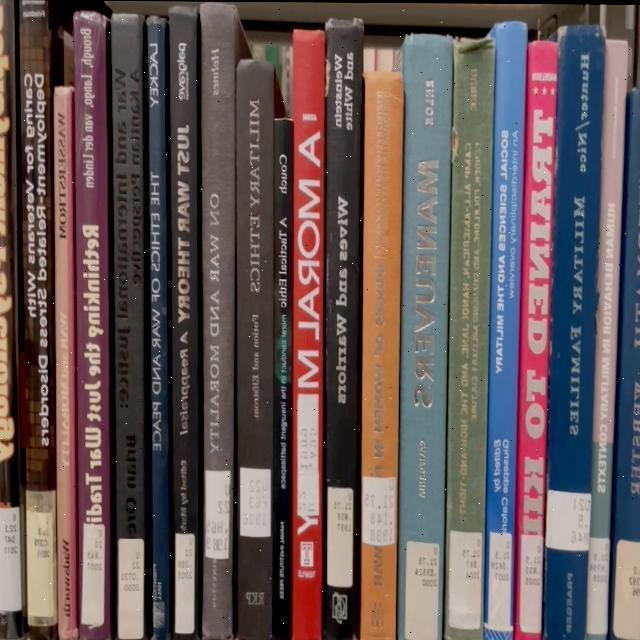
#> input picture dataset/scenes/scene_0.jpg, 640 x 640 px
$ python tets.py   (older library calls are emulated)
#> lines starting #> are read from the running program, lines starting #| are printed output that depends on the picture; after the words box and inside, x2 and y2 are one past the last pixel; in counts of white or black regions, pixels touching at a corner belong together
import cv2
import numpy as np
from scipy.signal import find_peaks


class LibrarySegmenter:
    """
    Segmentazione dei libri su un singolo ripiano usando:
    - gradienti verticali (Sobel)
    - morfologia per enfatizzare bordi verticali lunghi
    - ricerca di picchi nel profilo per colonna
    """

    def __init__(self,
                 sobel_ksize: int = 3,
                 smooth_kernel: int = 31,
                 peak_prominence: float = 0.2,
                 min_book_width_px: int = 25,
                 peak_distance_px: int = 25,
                 vertical_kernel_height: int = 15,
                 debug: bool = False):
        """
        Parametri:
            sobel_ksize          : dimensione kernel Sobel (1,3,5,7)
            smooth_kernel        : size per smoothing del profilo (dispari)
            peak_prominence      : prominenza minima (0..1) per find_peaks sul profilo normalizzato
            min_book_width_px    : larghezza minima plausibile di un libro
            peak_distance_px     : distanza minima fra picchi nel profilo
            vertical_kernel_height: altezza kernel morfologico per tenere solo bordi verticali lunghi
            debug                : se True, ritorna info intermedie
        """
        self.sobel_ksize = sobel_ksize
        self.smooth_kernel = smooth_kernel
        self.peak_prominence = peak_prominence
        self.min_book_width_px = min_book_width_px
        self.peak_distance_px = peak_distance_px
        self.vertical_kernel_height = vertical_kernel_height
        self.debug = debug

    # ----------------- API principale -----------------

    def segment_shelf(self, shelf_bgr):
        """
        Esegue l'intera pipeline su un'immagine BGR di un singolo ripiano.

        Ritorna:
            boxes: lista di [x1, y1, x2, y2]
            debug_dict (se self.debug=True) con info intermedie.
        """
        gray = self._preprocess_gray(shelf_bgr)
        abs_grad_x = self._compute_vertical_gradient(gray)
        edges_vertical = self._keep_strong_vertical_edges(abs_grad_x)

        profile = self._build_column_profile(edges_vertical)
        profile_smooth, profile_norm = self._smooth_and_normalize_profile(profile)
        borders_raw, peaks_props = self._find_borders_from_profile(profile_smooth)

        # opzionale: raffinamento locale di ogni bordo usando la mappa di gradienti
        refined_borders = self._refine_borders_locally(borders_raw, abs_grad_x)

        # costruisci bounding box da bordi raffinati
        h, w = gray.shape[:2]
        boxes = self._borders_to_boxes(refined_borders, w, h)

        debug_dict = None
        if self.debug:
            debug_dict = {
                "gray": gray,
                "abs_grad_x": abs_grad_x,
                "edges_vertical": edges_vertical,
                "profile": profile,
                "profile_smooth": profile_smooth,
                "profile_norm": profile_norm,
                "borders_raw": borders_raw,
                "borders_refined": refined_borders,
                "peaks_properties": peaks_props,
            }

        return (boxes, debug_dict) if self.debug else boxes

    # ----------------- Step di pipeline -----------------

    def _preprocess_gray(self, bgr_img):
        """Converti in grigio + equalizzazione dell'istogramma."""
        gray = cv2.cvtColor(bgr_img, cv2.COLOR_BGR2GRAY)
        gray_eq = cv2.equalizeHist(gray)
        return gray_eq

    def _compute_vertical_gradient(self, gray_img):
        """Calcola gradiente orizzontale (bordi verticali) con Sobel."""
        grad_x = cv2.Sobel(
            gray_img,
            cv2.CV_64F,
            1,  # dx
            0,  # dy
            ksize=self.sobel_ksize
        )
        abs_grad_x = np.abs(grad_x)
        return abs_grad_x

    def _keep_strong_vertical_edges(self, abs_grad_x):
        """
        Tieni solo bordi verticali forti e sufficientemente lunghi:
        - threshold (Otsu) sulla mappa dei gradienti
        - apertura morfologica con kernel verticale
        """
        # da float64 a uint8 per threshold
        grad_uint8 = cv2.convertScaleAbs(abs_grad_x)

        # threshold automatico (Otsu)
        _, edges_strong = cv2.threshold(
            grad_uint8, 0, 255,
            cv2.THRESH_BINARY + cv2.THRESH_OTSU
        )

        # kernel verticale per enfatizzare strutture verticali lunghe
        kernel_vertical = cv2.getStructuringElement(
            cv2.MORPH_RECT,
            (1, self.vertical_kernel_height)
        )
        edges_vertical = cv2.morphologyEx(
            edges_strong,
            cv2.MORPH_OPEN,
            kernel_vertical
        )
        return edges_vertical

    def _build_column_profile(self, edges_vertical):
        """
        Costruisce il profilo per colonna sommando i pixel dei bordi verticali.
        """
        # somma su tutte le righe (axis=0)
        col_profile = edges_vertical.sum(axis=0).astype(np.float64)
        return col_profile

    def _smooth_and_normalize_profile(self, profile):
        """Applica smoothing e normalizzazione (0..1) al profilo."""
        if self.smooth_kernel > 1:
            k = self.smooth_kernel
            kernel = np.ones(k, dtype=np.float64) / float(k)
            profile_smooth = np.convolve(profile, kernel, mode='same')
        else:
            profile_smooth = profile.copy()

        if profile_smooth.max() > 0:
            profile_norm = profile_smooth / profile_smooth.max()
        else:
            profile_norm = profile_smooth

        return profile_smooth, profile_norm

    def _find_borders_from_profile(self, profile_smooth):
        """
        Trova i bordi dei libri come picchi nel profilo smoothato.
        Usa prominenza e distanza minima per rimuovere picchi spuri.
        """
        # normalizza per usare parametri in [0..1]
        if profile_smooth.max() > 0:
            profile_norm = profile_smooth / profile_smooth.max()
        else:
            profile_norm = profile_smooth

        prominence_abs = self.peak_prominence  # è già una frazione del max
        distance_px = self.peak_distance_px

        peaks, properties = find_peaks(
            profile_norm,
            prominence=prominence_abs,
            distance=distance_px
        )

        # Aggiungi bordi estremi 0 e w dopo, in _borders_to_boxes
        borders = peaks.tolist()
        return borders, properties

    def _refine_borders_locally(self, borders, abs_grad_x, window_half_width=3):
        """
        Per ogni bordo candidato x, cerca localmente (±window_half_width)
        la colonna con gradiente medio più alto e usa quella posizione.
        """
        h, w = abs_grad_x.shape[:2]
        refined = []

        for x in sorted(borders):
            x0 = max(1, x - window_half_width)
            x1 = min(w - 2, x + window_half_width)

            local_slice = abs_grad_x[:, x0:x1 + 1]
            col_strength = local_slice.mean(axis=0)
            best_offset = int(np.argmax(col_strength))
            x_refined = x0 + best_offset
            refined.append(x_refined)

        # rimuovi duplicati o bordi troppo vicini rispetto a min_book_width_px
        merged = []
        for x in sorted(refined):
            if not merged:
                merged.append(x)
            else:
                if x - merged[-1] < self.min_book_width_px:
                    # tieni quello con posizione media (opzionale puoi usare forza maggiore)
                    merged[-1] = int((merged[-1] + x) / 2)
                else:
                    merged.append(x)
        return merged

    def _borders_to_boxes(self, borders, img_width, img_height):
        """
        Converte una lista di bordi x in bounding box [x1,y1,x2,y2].
        Aggiunge 0 e img_width come bordi estremi, ripulendo segmenti troppo stretti.
        """
        # aggiungi estremi, poi ordina
        borders_full = [0] + sorted(borders) + [img_width]

        boxes = []
        for i in range(len(borders_full) - 1):
            x1 = borders_full[i]
            x2 = borders_full[i + 1]
            if x2 - x1 < self.min_book_width_px:
                continue
            boxes.append([x1, 0, x2, img_height])
        return boxes


if __name__ == "__main__":
    # Esempio di utilizzo:
    img = cv2.imread("./dataset/scenes/scene_0.jpg")
#> img is the input picture: shape (640, 640, 3); mean B, G, R 86.9, 86.9, 101.4

    segmenter = LibrarySegmenter(
        sobel_ksize=3,
        smooth_kernel=31,
        peak_prominence=0.25,
        min_book_width_px=10,
        peak_distance_px=15,
        vertical_kernel_height=15,
        debug=True
    )

    boxes, debug_info = segmenter.segment_shelf(img)
#> in _preprocess_gray, `gray = cv2.cvtColor(bgr_img, cv2.COLOR_BGR2GRAY)`:
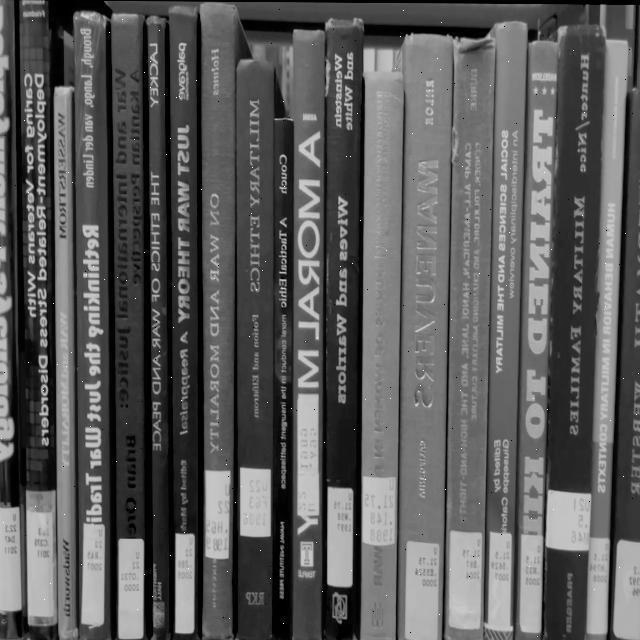
#> gray: shape (640, 640); min 0, max 255, mean 91.2
#> in _preprocess_gray, `gray_eq = cv2.equalizeHist(gray)`:
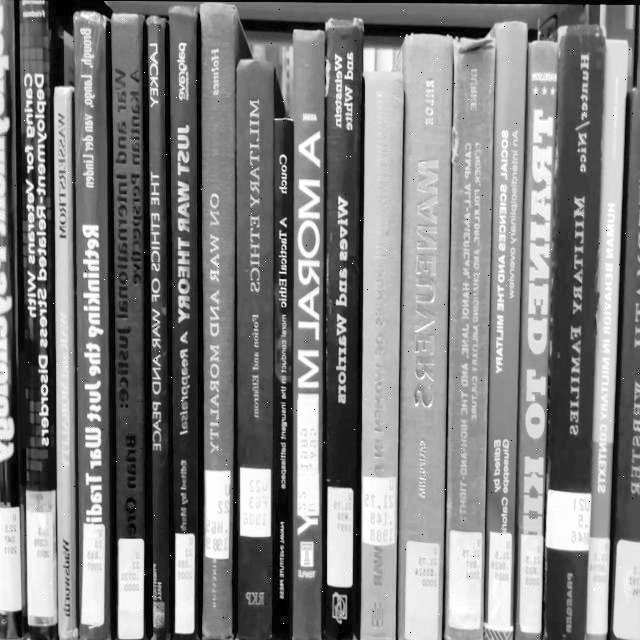
#> gray_eq: shape (640, 640); min 0, max 255, mean 127
#> in _compute_vertical_gradient, `grad_x = cv2.Sobel( gray_img, cv2.CV_64F, 1,`:
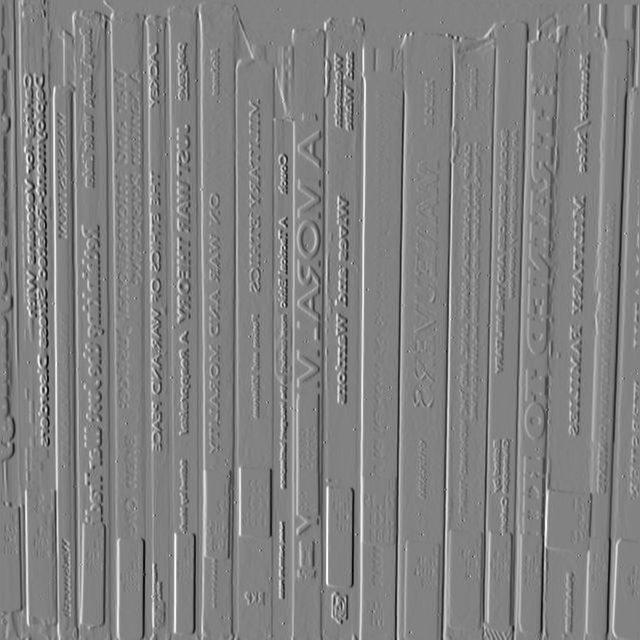
#> grad_x: shape (640, 640) float64; min -914, max 875, mean -1; drawn with min black and max white
#> in _keep_strong_vertical_edges, `grad_uint8 = cv2.convertScaleAbs(abs_grad_x)`:
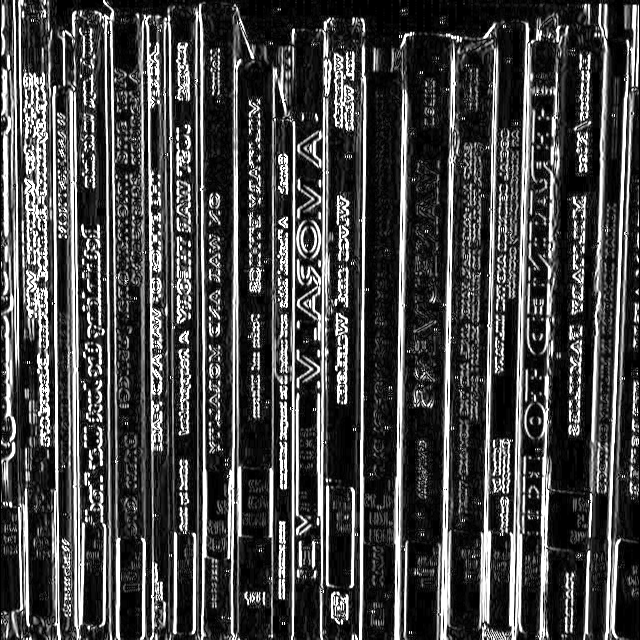
#> grad_uint8: shape (640, 640); min 0, max 255, mean 70
#> in _keep_strong_vertical_edges, `_, edges_strong = cv2.threshold( grad_uint8, 0, 255, cv2.THRESH_BINARY..`:
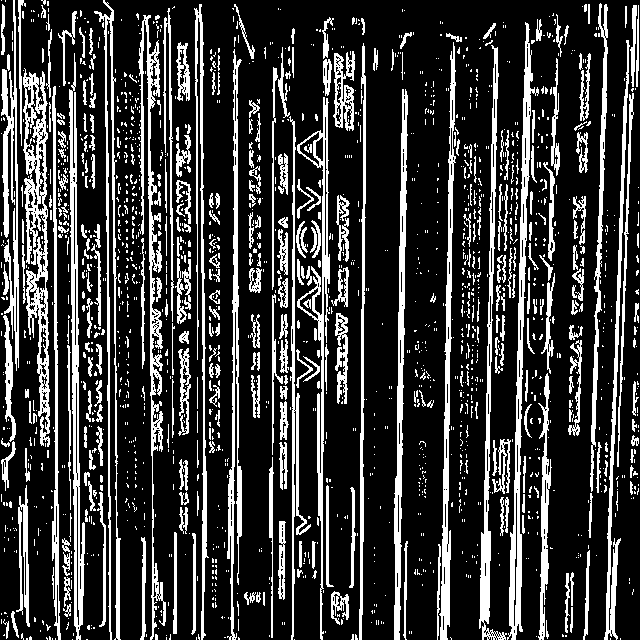
#> edges_strong: shape (640, 640); 22.3% white; 1731 white regions (1376 under 20 px), largest, box (x1, y1, x2, y2) and area: (23, 68, 50, 447) 4269, (507, 22, 539, 640) 3979, (138, 15, 166, 640) 3815
#> in _keep_strong_vertical_edges, `edges_vertical = cv2.morphologyEx( edges_strong, cv2.MORPH_OPEN, kerne..`:
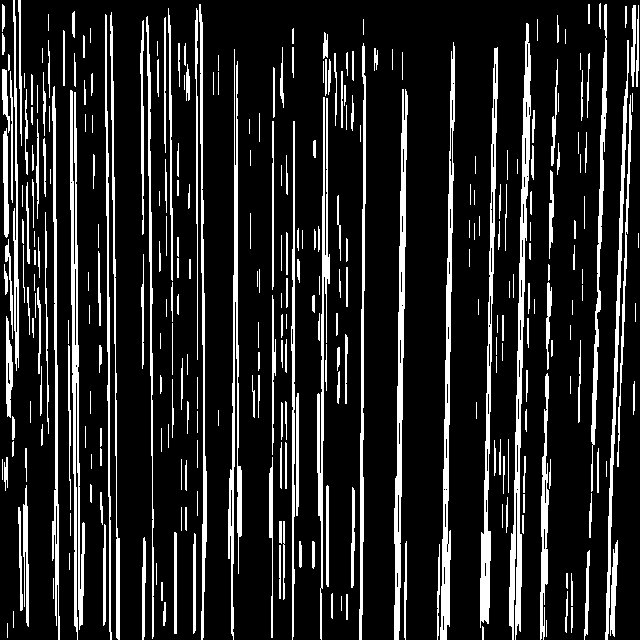
#> edges_vertical: shape (640, 640); 15.1% white; 312 white regions (61 under 20 px), largest, box (x1, y1, x2, y2) and area: (509, 23, 531, 640) 3796, (70, 90, 85, 640) 3205, (394, 89, 408, 640) 3005
#> in _build_column_profile, `col_profile = edges_vertical.sum(axis=0).astype(np.float64)`: col_profile = 640 values, max 143565 at index 293, min 0 at index 0, mean 24607.9
#> in segment_shelf, `profile = self._build_column_profile(edges_vertical)`: profile has the same summary as col_profile in _build_column_profile
#> in _smooth_and_normalize_profile, `profile_smooth = np.convolve(profile, kernel, mode='same')`: profile_smooth = 640 values, max 45480.5 at index 68, min 559.4 at index 422, mean 24284.4
#> in _smooth_and_normalize_profile, `profile_norm = profile_smooth / profile_smooth.max()`: profile_norm = 640 values, max 1 at index 68, min 0.0123 at index 422, mean 0.534
#> in _find_borders_from_profile, `peaks, properties = find_peaks( profile_norm, prominence=prominence_ab..`: peaks = [17, 68, 157, 189, 284, 332, 350, 392, 444, 532, 612]; properties = {'prominences': [0.418, 0.495, 0.42, 0.261, 0.666, 0.305, 0.301, 0.512, 0.449, 0.713, 0.539], 'left_bases': [0, 0, 132, 169, 255, 302, 344, 380, 422, 422, 569], 'right_bases': [37, 422, 255, 255, 422, 422, 422, 422, 468, 569, 639]}
#> in _find_borders_from_profile, `borders = peaks.tolist()`: borders has the same summary as peaks
#> in segment_shelf, `borders_raw, peaks_props = self._find_borders_from_profile(profile_smo..`: borders_raw has the same summary as peaks in _find_borders_from_profile; peaks_props has the same summary as properties in _find_borders_from_profile
#> the loop in _refine_borders_locally, `for x in sorted(borders):` made 11 passes
#> (x, x0, x1, col_strength, best_offset, x_refined) on passes 1 to 6: (17, 14, 20, [149.6, 157.8, 126.1, 110.5, 82.72, 113.3, 141.7], 1, 15), (68, 65, 71, [65.59, 54.75, 75.3, 93.6, 109.8, 114.8, 145.4], 6, 71), (157, 154, 160, [87.84, 95.85, 100.2, 126, 136.2, 137.8, 131.9], 5, 159), (189, 186, 192, [112.9, 115.6, 127.1, 112.2, 53.88, 22.61, 25.57], 2, 188), (284, 281, 287, [215, 156.5, 129.2, 139.2, 163.8, 213.4, 101.9], 0, 281), (332, 329, 335, [51.76, 31.58, 34.55, 39.2, 24.67, 41.77, 70.55], 6, 335)
#> after the loop in _refine_borders_locally, `for x in sorted(borders):`: refined = [15, 71, 159, 188, 281, 335, 352, 395, 447, 529, 614]
#> the loop in _refine_borders_locally, `for x in sorted(refined):` made 11 passes
#> x on passes 1 to 8: 15, 71, 159, 188, 281, 335, 352, 395
#> after the loop in _refine_borders_locally, `for x in sorted(refined):`: merged has the same summary as refined
#> in segment_shelf, `refined_borders = self._refine_borders_locally(borders_raw, abs_grad_x)`: refined_borders has the same summary as refined in _refine_borders_locally
#> in _borders_to_boxes, `borders_full = [0] + sorted(borders) + [img_width]`: borders_full = [0, 15, 71, 159, 188, 281, 335, 352, 395, 447, 529, 614, 640]
#> the loop in _borders_to_boxes, `for i in range(len(borders_full) - 1):` made 12 passes
#> (x1, x2) on passes 1 to 8: (0, 15), (15, 71), (71, 159), (159, 188), (188, 281), (281, 335), (335, 352), (352, 395)
#> after the loop in _borders_to_boxes, `for i in range(len(borders_full) - 1):`: boxes = [[0, 0, 15, 640], [15, 0, 71, 640], [71, 0, 159, 640], [159, 0, 188, 640], [188, 0, 281, 640], [281, 0, 335, 640], [335, 0, 352, 640], [352, 0, 395, 640], [395, 0, 447, 640], [447, 0, 529, 640], [529, 0, 614, 640], [614, 0, 640, 640]]
#> debug_info = 9 items

    vis = img.copy()
    for (x1, y1, x2, y2) in boxes:
        cv2.rectangle(vis, (x1, y1), (x2, y2), (0, 0, 255), 2)
#> this loop made 12 passes
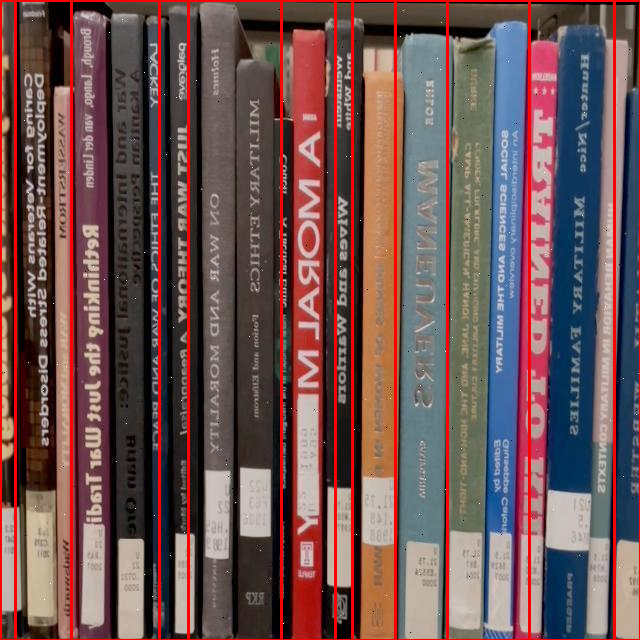
#> vis: shape (640, 640, 3); 6.07% of pixels changed, all inside (x1, y1, x2, y2) = (0, 0, 640, 640)

    #cv2.imshow("Detected Book Segments", vis)
    #cv2.waitKey(0)
    #cv2.destroyAllWindows()

    # show all scene from folder "./dataset/scenes/" in one window with detected boxes
    import os
    scene_folder = "./dataset/scenes/"
    scene_images = [f for f in os.listdir(scene_folder) if f.endswith(".jpg")]
    for scene_file in scene_images:
        img = cv2.imread(os.path.join(scene_folder, scene_file))
        boxes, _ = segmenter.segment_shelf(img)
#> the loop in _refine_borders_locally (call 2), `for x in sorted(borders):` made 11 passes
#> the loop in _refine_borders_locally (call 2), `for x in sorted(refined):` made 11 passes
#> the loop in _borders_to_boxes (call 2), `for i in range(len(borders_full) - 1):` made 12 passes
        vis = img.copy()
        for (x1, y1, x2, y2) in boxes:
            cv2.rectangle(vis, (x1, y1), (x2, y2), (0, 0, 255), 2)
        cv2.imshow(f"Scene: {scene_file}", vis)
        cv2.waitKey(0)
        cv2.destroyAllWindows()
#> pass 2 of the loop `for scene_file in scene_images:`:
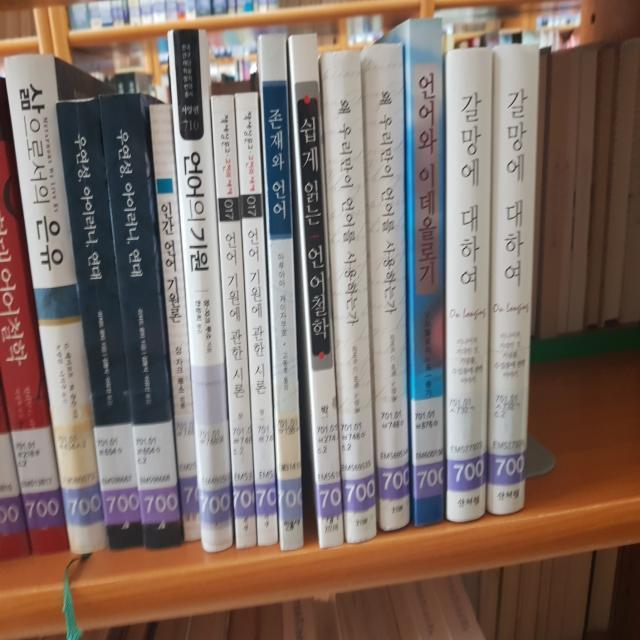
#> input picture dataset/scenes/scene_1.jpg, 640 x 640 px
#> img is the input picture: shape (640, 640, 3); mean B, G, R 105.7, 113.1, 129.1
#> in _keep_strong_vertical_edges (call 3), `_, edges_strong = cv2.threshold( grad_uint8, 0, 255, cv2.THRESH_BINARY..`:
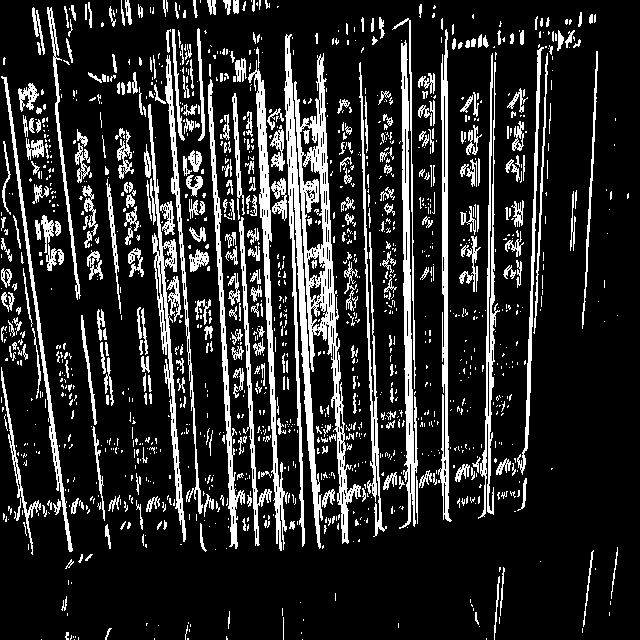
#> edges_strong: shape (640, 640); 16.9% white; 1315 white regions (947 under 20 px), largest, box (x1, y1, x2, y2) and area: (294, 53, 361, 544) 6101, (284, 34, 323, 549) 4524, (399, 40, 418, 529) 3366
#> `boxes, _ = segmenter.segment_shelf(img)`: boxes = [[0, 0, 172, 640], [172, 0, 307, 640], [307, 0, 413, 640], [413, 0, 490, 640], [490, 0, 536, 640], [536, 0, 640, 640]]
#> the loop `for (x1, y1, x2, y2) in boxes:` made 6 passes
#> (x1, x2) on passes 1 to 4: (0, 172), (172, 307), (307, 413), (413, 490)
#> after the loop `for (x1, y1, x2, y2) in boxes:`:
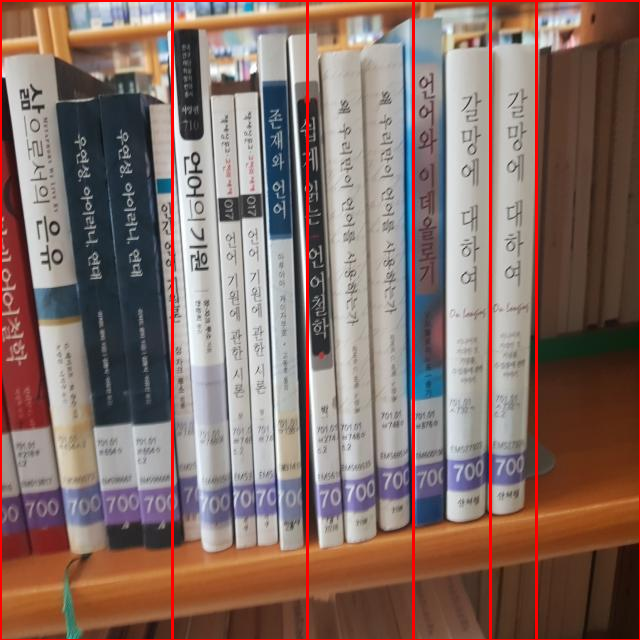
#> vis: shape (640, 640, 3); 3.27% of pixels changed, all inside (x1, y1, x2, y2) = (0, 0, 640, 640)
